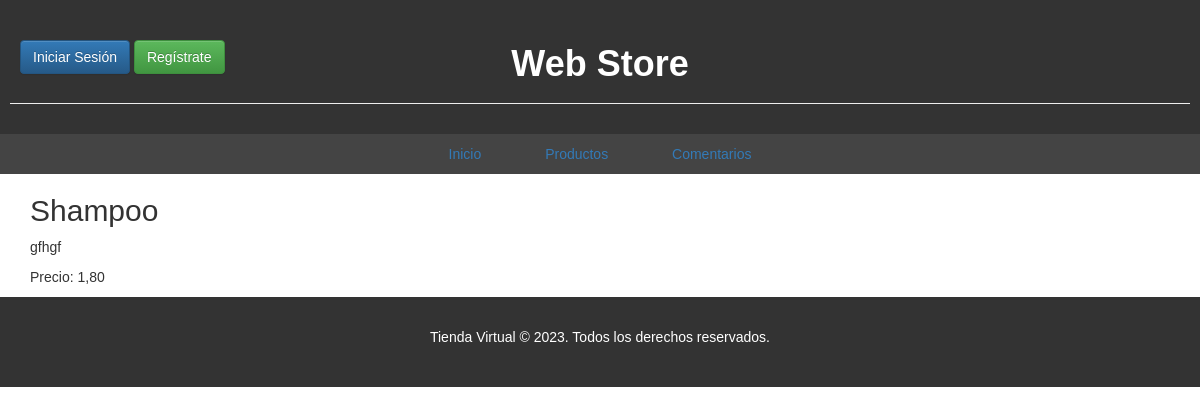
Page /prods/22/ on the committed database.
### products/models.py (models this page shows, shortened)
class Producto(models.Model):
    nombre = models.CharField(max_length=200)
    descripcion = models.TextField()
    precio = models.DecimalField(max_digits=8, decimal_places=2)

### products/views.py (the view)
# urls.py: path('prods/<int:pk>/', views.prod_detail, name='prod_detail'),
def prod_detail(request, pk):
    prods = get_object_or_404(Producto, pk=pk)
    return render(request, 'productos_detail.html', {'prods': prods})

### products/templates/productos_detail.html
{% extends 'index.html' %}
{% block content %}
    <div class="post">
        <h2>{{ prods.nombre }}</h2>
        <p>{{ prods.descripcion|linebreaksbr }}</p>
        <p>Precio: {{ prods.precio }}</p>
    </div>
{% endblock %}

### products/static/css/styles.css (style rules this page uses)
body { font-family: Arial, sans-serif; margin: 0; padding: 0; background-image: url('https://cdn.agendasonidocaracol.mx/Upload/afb83e0118323c1840cc188dc018ec4218211c72.jpg'); background-size: cover; }

### rows in the picture
Producto: nombre "Shampoo", descripcion "gfhgf", precio "1,80"
